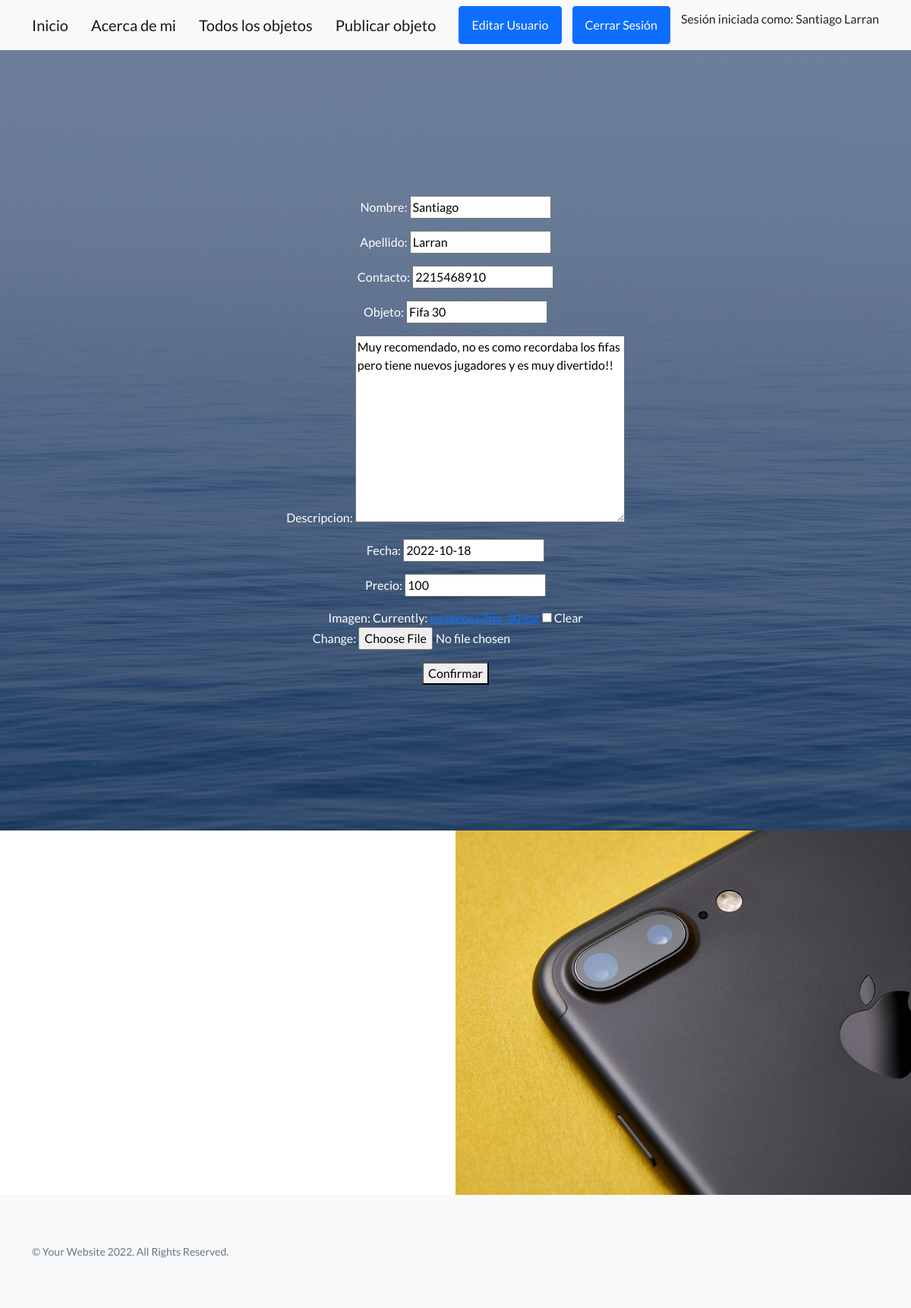
Page /AppCoder/editarObjeto/Fifa 30 (signed in) on the committed database.
### AppCoder/models.py (models this page shows, shortened)
class ObjetoVenta(models.Model):
    nombre = models.CharField(max_length=60, null=True)
    apellido = models.CharField(max_length=60, null=True)
    contacto = models.IntegerField(blank=True, null=True)
    objeto = models.CharField(max_length=60)
    descripcion = models.TextField(max_length=300)
    fecha = models.DateField()
    precio = models.IntegerField(blank=True, null=True)
    imagen = models.ImageField(upload_to="imagenes", null=True, blank=True)

### AppCoder/views.py (the view)
# urls.py: path('editarObjeto/<objetoNombre>', editarObjeto, name="Editarobjeto"),
@login_required
def editarObjeto(request, objetoNombre):
    objeto1 = ObjetoVenta.objects.get(objeto=objetoNombre)
    if request.method == "POST":
        formulario1 = ObjetoFormulario(request.POST, request.FILES)
        if formulario1.is_valid():
            info = formulario1.cleaned_data
            objeto1.nombre = info["nombre"]
            objeto1.apellido = info["apellido"]
            objeto1.contacto = info["contacto"]
            objeto1.objeto = info["objeto"]
            objeto1.descripcion = info["descripcion"]
            objeto1.fecha = info["fecha"]
            objeto1.precio = info["precio"]
            objeto1.imagen = info["imagen"]
            objeto1.save()
            return render(request, 'AppCoder/inicio.html')
    else:
        formulario1 = ObjetoFormulario(initial={"nombre":objeto1.nombre,"apellido":objeto1.apellido,"contacto":objeto1.contacto,"objeto":objeto1.objeto, "descripcion":objeto1.descripcion, "fecha":objeto1.fecha, "precio":objeto1.precio, "imagen":objeto1.imagen})
    return render(request, 'AppCoder/editarObjeto.html', {"form": formulario1, "resultado":objetoNombre})

### AppCoder/forms.py
class ObjetoFormulario(forms.ModelForm):
    class Meta:
        model = ObjetoVenta
        fields = ["nombre","apellido","contacto","objeto", "descripcion", "fecha", "precio", "imagen"]

### AppCoder/templates/AppCoder/editarObjeto.html
{% extends "AppCoder/padre.html" %}
{% load static %}
{% block principal %}
<form action="" enctype="multipart/form-data" method="POST"> {% csrf_token %}
    {{form.as_p}}
    <button type="submit">Confirmar</button>
</form>
{% endblock %}

### AppCoder/templates/AppCoder/padre.html (shortened to what this page needs)
<!DOCTYPE html>
<html lang="en">
    <head>
        {% load static %}
        <link href="https://cdn.jsdelivr.net/npm/bootstrap-icons@1.5.0/font/bootstrap-icons.css" rel="stylesheet" type="text/css" />
        <link href="{% static 'AppCoder/css/styles.css' %}" rel="stylesheet" />
    </head>
    <body>
        <nav class="navbar navbar-light bg-light static-top">
            <div class="container">
                <a class="navbar-brand" href="{% url 'Inicio' %}">Inicio</a>
                <a class="navbar-brand" href="{% url 'About' %}">Acerca de mi</a>
                <a class="navbar-brand" href="{% url 'Verobjetos' %}">Todos los objetos</a>
                {% if request.user.is_authenticated %}
                <a class="navbar-brand" href="{% url 'Venta' %}">Publicar objeto</a>
                <a class="btn btn-primary" href="{% url 'EditarUsuario'  %}">Editar Usuario</a>
                <a class="btn btn-primary" href="{% url 'Logout'  %}">Cerrar Sesión</a>
                <p>Sesión iniciada como: {{user.first_name}} {{user.last_name}}</p>
                {% else %}
                <a class="btn btn-primary" href="{% url 'Register'  %}">Registrarse</a>
                <a class="btn btn-primary" href="{% url 'Login'  %}">Iniciar Sesión</a>
                {% endif %}
            </div>
        </nav>
        <header class="masthead">
            <div class="container position-relative">
                <div class="row justify-content-center">
                    <div class="col-xl-6">
                        <div class="text-center text-white">
                            {% block principal %}
                            {% endblock %}
                        </div>
                    </div>
                </div>
            </div>
        </header>
        <section class="showcase">
            <div class="container-fluid p-0">
                <div class="row g-0">
                    <div class="col-lg-6 order-lg-2 text-white showcase-img" style="background-image: url('assets/img/bg-showcase-1.jpg')"></div>
                    <div class="col-lg-6 order-lg-1 my-auto showcase-text">
                    </div>
                </div>
        </section>
        <footer class="footer bg-light">
            <div class="container">
                <div class="row">
                    <div class="col-lg-6 h-100 text-center text-lg-start my-auto">
                        <p class="text-muted small mb-4 mb-lg-0">&copy; Your Website 2022. All Rights Reserved.</p>
                    </div>
                </div>
            </div>
        </footer>
    </body>
</html>

### rows in the picture
ObjetoVenta: nombre "Santiago", apellido "Larran", contacto "2215468910", objeto "Fifa 30", descripcion "Muy recomendado, no es como recordaba los fifas pero tiene nuevos jugadores y es muy divertido!!", fecha "2022-10-18", precio "100"

### other values in the picture
{{ user.first_name }} "Santiago"
{{ user.last_name }} "Larran"
